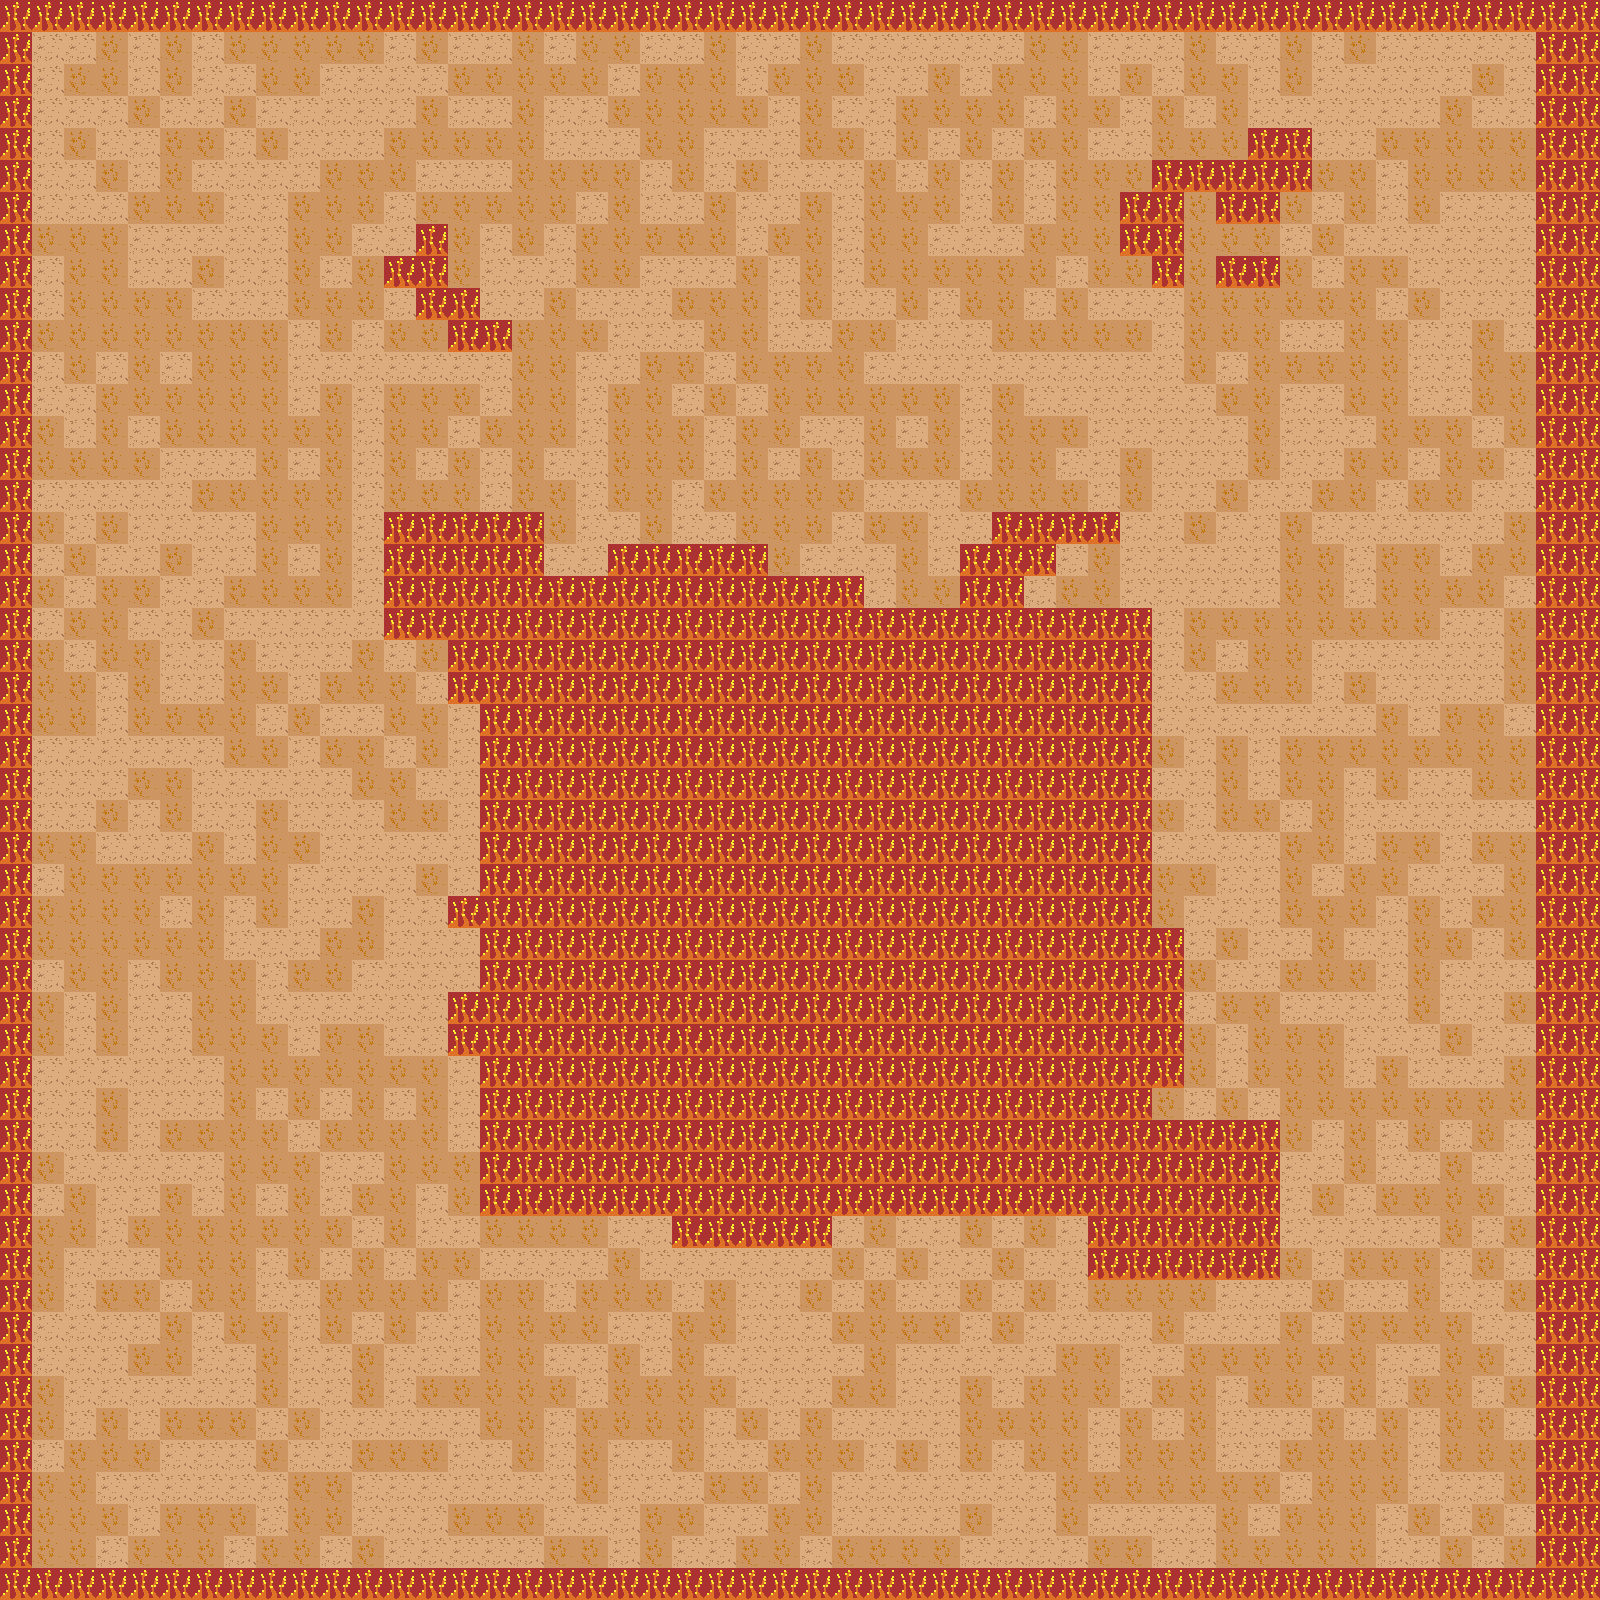

Tiled map render using the project's own tile images. Description and the map definition, with tile-layer contents summarised, below:
An orthogonal 50x50 tile map with 32x32 px tiles, 1 tile layer (ground) and 25 objects (23x wall, player, enemy3).

<map version="1.9" tiledversion="1.9.2" orientation="orthogonal" renderorder="right-down" width="50" height="50" tilewidth="32" tileheight="32" infinite="0" nextlayerid="3" nextobjectid="35">
 <tileset firstgid="1" source="tiles.tsx" />
 <layer id="1" name="ground" width="50" height="50">
  <data>[2500 cells, 2500 non-empty, 3 distinct tile ids]</data>
 </layer>
 <objectgroup id="2" name="things">
  <object id="4" name="player" x="412.193" y="1305.59" width="32" height="32" />
  <object id="5" name="enemy3" x="767.354" y="163.052" width="32" height="32" />
  <object id="10" name="wall" x="481.203" y="609.492" width="672.39" height="602.841" />
  <object id="12" name="wall" x="1085.5" y="1120.94" width="192.108" height="154.806" />
  <object id="14" name="wall" x="384.216" y="512.91" width="160.401" height="126.829" />
  <object id="15" name="wall" x="543.752" y="576.594" width="320.802" height="52.2236" />
  <object id="16" name="wall" x="609.599" y="542.888" width="158.802" height="52.2236" />
  <object id="17" name="wall" x="448.599" y="638.888" width="32.802" height="65.2236" />
  <object id="18" name="wall" x="446.599" y="897.388" width="32.802" height="31.2236" />
  <object id="19" name="wall" x="448.599" y="991.388" width="32.802" height="64.2236" />
  <object id="20" name="wall" x="670.599" y="1214.39" width="160.802" height="31.2236" />
  <object id="21" name="wall" x="1151.6" y="928.388" width="32.802" height="158.224" />
  <object id="22" name="wall" x="990.599" y="511.388" width="128.802" height="31.2236" />
  <object id="23" name="wall" x="1023.6" y="543.388" width="32.802" height="31.2236" />
  <object id="24" name="wall" x="960.599" y="543.388" width="63.802" height="64.2236" />
  <object id="25" name="wall" x="1247.6" y="127.388" width="61.802" height="62.2236" />
  <object id="26" name="wall" x="1149.6" y="159.388" width="160.802" height="31.2236" />
  <object id="27" name="wall" x="1118.6" y="191.388" width="64.802" height="64.2236" />
  <object id="28" name="wall" x="1151.6" y="257.388" width="32.802" height="31.2236" />
  <object id="29" name="wall" x="1216.6" y="256.388" width="62.802" height="31.2236" />
  <object id="30" name="wall" x="1214.6" y="192.388" width="65.802" height="31.2236" />
  <object id="31" name="wall" x="414.599" y="223.388" width="32.802" height="95.2236" />
  <object id="32" name="wall" x="380.599" y="256.388" width="32.802" height="31.2236" />
  <object id="33" name="wall" x="446.599" y="288.388" width="32.802" height="31.2236" />
  <object id="34" name="wall" x="446.599" y="320.388" width="64.802" height="31.2236" />
 </objectgroup>
</map>
